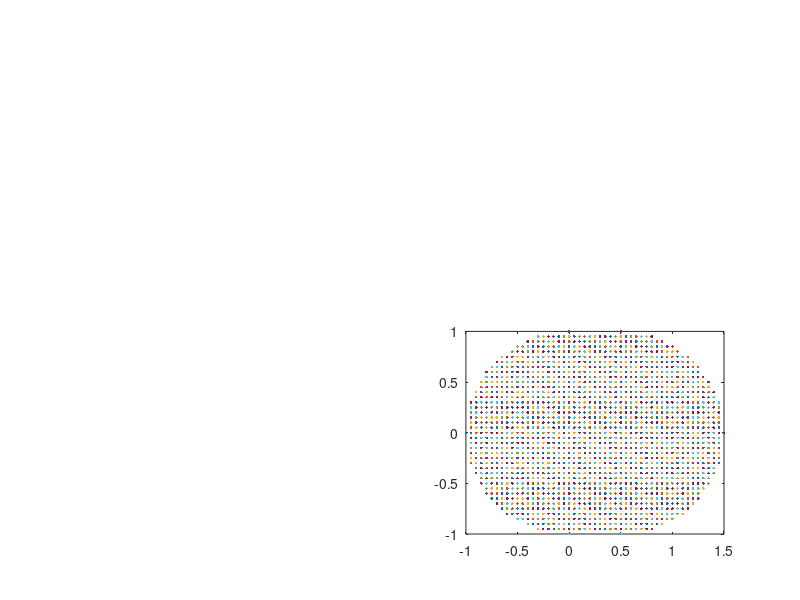

Source code (MATLAB):

t=-2:0.05:2;
x=t;
y=t;
n=length(t);
for i=1:n
    for j=1:n
         if(x(i)^2+y(j)^2<=1)||((x(i)-0.5)^2+y(j)^2<=1)
            subplot(2,2,4),plot (x(i),y(j),'.'),hold on
        end
    end
end